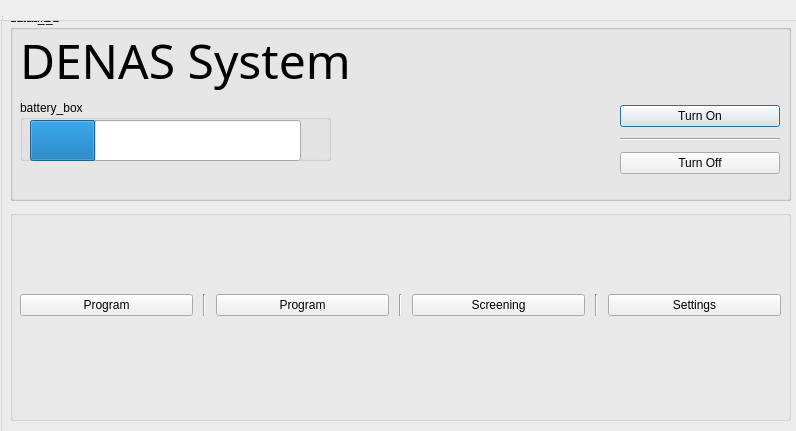
<?xml version="1.0" encoding="UTF-8"?>
<ui version="4.0">
 <class>Program</class>
 <widget class="QDialog" name="Program">
  <property name="geometry">
   <rect>
    <x>0</x>
    <y>0</y>
    <width>796</width>
    <height>431</height>
   </rect>
  </property>
  <property name="windowTitle">
   <string>MainWindow</string>
  </property>
  <widget class="QWidget" name="centralwidget">
   <widget class="QGroupBox" name="Master">
    <property name="geometry">
     <rect>
      <x>0</x>
      <y>0</y>
      <width>801</width>
      <height>581</height>
     </rect>
    </property>
    <property name="title">
     <string>Master</string>
    </property>
    <widget class="QGroupBox" name="static_2">
     <property name="geometry">
      <rect>
       <x>10</x>
       <y>10</y>
       <width>781</width>
       <height>191</height>
      </rect>
     </property>
     <property name="title">
      <string>static_2</string>
     </property>
     <widget class="QGroupBox" name="default_2">
      <property name="geometry">
       <rect>
        <x>0</x>
        <y>0</y>
        <width>781</width>
        <height>191</height>
       </rect>
      </property>
      <property name="title">
       <string>default_2</string>
      </property>
      <widget class="QWidget" name="verticalLayoutWidget">
       <property name="geometry">
        <rect>
         <x>610</x>
         <y>90</y>
         <width>160</width>
         <height>80</height>
        </rect>
       </property>
       <layout class="QVBoxLayout" name="power_layout">
        <item>
         <widget class="QPushButton" name="on_button">
          <property name="text">
           <string>Turn On</string>
          </property>
         </widget>
        </item>
        <item>
         <widget class="Line" name="line_3">
          <property name="orientation">
           <enum>Qt::Horizontal</enum>
          </property>
         </widget>
        </item>
        <item>
         <widget class="QPushButton" name="off_button">
          <property name="text">
           <string>Turn Off</string>
          </property>
         </widget>
        </item>
       </layout>
      </widget>
      <widget class="QGroupBox" name="battery_box">
       <property name="enabled">
        <bool>true</bool>
       </property>
       <property name="geometry">
        <rect>
         <x>10</x>
         <y>90</y>
         <width>311</width>
         <height>61</height>
        </rect>
       </property>
       <property name="title">
        <string>battery_box</string>
       </property>
       <widget class="QProgressBar" name="battery_lvl">
        <property name="geometry">
         <rect>
          <x>10</x>
          <y>20</y>
          <width>271</width>
          <height>41</height>
         </rect>
        </property>
        <property name="value">
         <number>24</number>
        </property>
        <property name="alignment">
         <set>Qt::AlignRight|Qt::AlignTop|Qt::AlignTrailing</set>
        </property>
        <property name="format">
         <string/>
        </property>
       </widget>
       <widget class="QLabel" name="battery_label">
        <property name="geometry">
         <rect>
          <x>250</x>
          <y>30</y>
          <width>47</width>
          <height>21</height>
         </rect>
        </property>
        <property name="text">
         <string/>
        </property>
       </widget>
      </widget>
      <widget class="QLabel" name="clock">
       <property name="geometry">
        <rect>
         <x>640</x>
         <y>10</y>
         <width>121</width>
         <height>51</height>
        </rect>
       </property>
       <property name="font">
        <font>
         <family>Segoe UI</family>
         <pointsize>14</pointsize>
         <weight>75</weight>
         <bold>true</bold>
        </font>
       </property>
       <property name="text">
        <string/>
       </property>
      </widget>
      <widget class="QLabel" name="battery_msg">
       <property name="geometry">
        <rect>
         <x>20</x>
         <y>150</y>
         <width>241</width>
         <height>31</height>
        </rect>
       </property>
       <property name="font">
        <font>
         <pointsize>9</pointsize>
         <weight>75</weight>
         <bold>true</bold>
        </font>
       </property>
       <property name="text">
        <string/>
       </property>
      </widget>
     </widget>
     <widget class="QLabel" name="label">
      <property name="geometry">
       <rect>
        <x>10</x>
        <y>20</y>
        <width>421</width>
        <height>61</height>
       </rect>
      </property>
      <property name="font">
       <font>
        <family>MV Boli</family>
        <pointsize>36</pointsize>
       </font>
      </property>
      <property name="text">
       <string>DENAS System</string>
      </property>
     </widget>
     <zorder>label</zorder>
     <zorder>default_2</zorder>
    </widget>
    <widget class="QGroupBox" name="menu">
     <property name="geometry">
      <rect>
       <x>10</x>
       <y>210</y>
       <width>781</width>
       <height>211</height>
      </rect>
     </property>
     <property name="title">
      <string/>
     </property>
     <widget class="QWidget" name="horizontalLayoutWidget">
      <property name="geometry">
       <rect>
        <x>0</x>
        <y>30</y>
        <width>781</width>
        <height>131</height>
       </rect>
      </property>
      <layout class="QHBoxLayout" name="sub_menu">
       <property name="spacing">
        <number>10</number>
       </property>
       <property name="sizeConstraint">
        <enum>QLayout::SetDefaultConstraint</enum>
       </property>
       <property name="leftMargin">
        <number>10</number>
       </property>
       <property name="topMargin">
        <number>10</number>
       </property>
       <property name="rightMargin">
        <number>10</number>
       </property>
       <property name="bottomMargin">
        <number>10</number>
       </property>
       <item>
        <layout class="QGridLayout" name="sub_grid">
         <property name="leftMargin">
          <number>0</number>
         </property>
         <item row="0" column="6">
          <widget class="QPushButton" name="settings">
           <property name="text">
            <string>Settings</string>
           </property>
          </widget>
         </item>
         <item row="0" column="1">
          <widget class="Line" name="line">
           <property name="orientation">
            <enum>Qt::Vertical</enum>
           </property>
          </widget>
         </item>
         <item row="0" column="0">
          <widget class="QPushButton" name="program">
           <property name="text">
            <string>Program</string>
           </property>
          </widget>
         </item>
         <item row="0" column="4">
          <widget class="QPushButton" name="screening">
           <property name="text">
            <string>Screening</string>
           </property>
          </widget>
         </item>
         <item row="0" column="2">
          <widget class="QPushButton" name="Program">
           <property name="text">
            <string>Program</string>
           </property>
          </widget>
         </item>
         <item row="0" column="3">
          <widget class="Line" name="line_4">
           <property name="orientation">
            <enum>Qt::Vertical</enum>
           </property>
          </widget>
         </item>
         <item row="0" column="5">
          <widget class="Line" name="line_2">
           <property name="orientation">
            <enum>Qt::Vertical</enum>
           </property>
          </widget>
         </item>
        </layout>
       </item>
      </layout>
     </widget>
    </widget>
    <zorder>menu</zorder>
    <zorder>static_2</zorder>
   </widget>
  </widget>
  <widget class="QMenuBar" name="menubar">
   <property name="geometry">
    <rect>
     <x>0</x>
     <y>0</y>
     <width>796</width>
     <height>21</height>
    </rect>
   </property>
  </widget>
  <widget class="QStatusBar" name="statusbar"/>
 </widget>
 <resources/>
 <connections/>
</ui>
